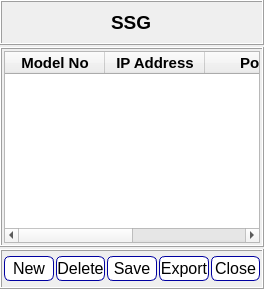
             <widget class="QWidget" name="SW_SSG">
              <layout class="QVBoxLayout" name="verticalLayout_12">
               <property name="spacing">
                <number>2</number>
               </property>
               <property name="leftMargin">
                <number>0</number>
               </property>
               <property name="topMargin">
                <number>0</number>
               </property>
               <property name="rightMargin">
                <number>0</number>
               </property>
               <property name="bottomMargin">
                <number>0</number>
               </property>
               <item>
                <widget class="QFrame" name="frame_11">
                 <property name="minimumSize">
                  <size>
                   <width>0</width>
                   <height>40</height>
                  </size>
                 </property>
                 <property name="frameShape">
                  <enum>QFrame::Box</enum>
                 </property>
                 <property name="frameShadow">
                  <enum>QFrame::Raised</enum>
                 </property>
                 <layout class="QVBoxLayout" name="verticalLayout_11">
                  <item alignment="Qt::AlignHCenter">
                   <widget class="QLabel" name="label_3">
                    <property name="font">
                     <font>
                      <family>Arial</family>
                      <pointsize>14</pointsize>
                      <weight>75</weight>
                      <bold>true</bold>
                     </font>
                    </property>
                    <property name="text">
                     <string>SSG</string>
                    </property>
                   </widget>
                  </item>
                 </layout>
                </widget>
               </item>
               <item>
                <widget class="QFrame" name="frame_10">
                 <property name="sizePolicy">
                  <sizepolicy hsizetype="Preferred" vsizetype="Expanding">
                   <horstretch>0</horstretch>
                   <verstretch>0</verstretch>
                  </sizepolicy>
                 </property>
                 <property name="frameShape">
                  <enum>QFrame::Box</enum>
                 </property>
                 <property name="frameShadow">
                  <enum>QFrame::Raised</enum>
                 </property>
                 <layout class="QVBoxLayout" name="verticalLayout_10">
                  <property name="leftMargin">
                   <number>2</number>
                  </property>
                  <property name="topMargin">
                   <number>2</number>
                  </property>
                  <property name="rightMargin">
                   <number>2</number>
                  </property>
                  <property name="bottomMargin">
                   <number>2</number>
                  </property>
                  <item>
                   <widget class="QTableWidget" name="tableWidget_3">
                    <column>
                     <property name="text">
                      <string>Model No</string>
                     </property>
                     <property name="font">
                      <font>
                       <family>Arial</family>
                       <pointsize>11</pointsize>
                       <weight>75</weight>
                       <bold>true</bold>
                      </font>
                     </property>
                    </column>
                    <column>
                     <property name="text">
                      <string>IP Address</string>
                     </property>
                     <property name="font">
                      <font>
                       <family>Arial</family>
                       <pointsize>11</pointsize>
                       <weight>75</weight>
                       <bold>true</bold>
                      </font>
                     </property>
                    </column>
                    <column>
                     <property name="text">
                      <string>Port</string>
                     </property>
                     <property name="font">
                      <font>
                       <family>Arial</family>
                       <pointsize>11</pointsize>
                       <weight>75</weight>
                       <bold>true</bold>
                      </font>
                     </property>
                    </column>
                    <column>
                     <property name="text">
                      <string>Drive</string>
                     </property>
                     <property name="font">
                      <font>
                       <family>Arial</family>
                       <pointsize>11</pointsize>
                       <weight>75</weight>
                       <bold>true</bold>
                      </font>
                     </property>
                    </column>
                   </widget>
                  </item>
                 </layout>
                </widget>
               </item>
               <item>
                <widget class="QFrame" name="frame_12">
                 <property name="sizePolicy">
                  <sizepolicy hsizetype="Preferred" vsizetype="Preferred">
                   <horstretch>0</horstretch>
                   <verstretch>0</verstretch>
                  </sizepolicy>
                 </property>
                 <property name="minimumSize">
                  <size>
                   <width>0</width>
                   <height>40</height>
                  </size>
                 </property>
                 <property name="frameShape">
                  <enum>QFrame::Box</enum>
                 </property>
                 <property name="frameShadow">
                  <enum>QFrame::Raised</enum>
                 </property>
                 <layout class="QHBoxLayout" name="horizontalLayout_4">
                  <property name="spacing">
                   <number>2</number>
                  </property>
                  <property name="leftMargin">
                   <number>2</number>
                  </property>
                  <property name="topMargin">
                   <number>2</number>
                  </property>
                  <property name="rightMargin">
                   <number>2</number>
                  </property>
                  <property name="bottomMargin">
                   <number>2</number>
                  </property>
                  <item>
                   <widget class="QPushButton" name="PB_New_2">
                    <property name="minimumSize">
                     <size>
                      <width>0</width>
                      <height>25</height>
                     </size>
                    </property>
                    <property name="font">
                     <font>
                      <family>Arial</family>
                      <pointsize>12</pointsize>
                     </font>
                    </property>
                    <property name="styleSheet">
                     <string notr="true">QPushButton
					{
                       border: 1px solid rgb(0,0,160);	
					 border-radius : 6px;
	background-color: rgb(255, 255, 255);
						
					}
 					 QPushButton:hover{
			
                 	background-color:  rgb(246, 255, 187);
	                                  
}

QPushButton:pressed{
  background-color :rgb(246, 255, 187);
}
</string>
                    </property>
                    <property name="text">
                     <string>New</string>
                    </property>
                   </widget>
                  </item>
                  <item>
                   <widget class="QPushButton" name="PB_Delete_2">
                    <property name="minimumSize">
                     <size>
                      <width>0</width>
                      <height>25</height>
                     </size>
                    </property>
                    <property name="font">
                     <font>
                      <family>Arial</family>
                      <pointsize>12</pointsize>
                     </font>
                    </property>
                    <property name="styleSheet">
                     <string notr="true">QPushButton
					{
                       border: 1px solid rgb(0,0,160);	
					 border-radius : 6px;
	background-color: rgb(255, 255, 255);
						
					}
 					 QPushButton:hover{
			
                 	background-color:  rgb(246, 255, 187);
	                                  
}

QPushButton:pressed{
  background-color :rgb(246, 255, 187);
}
</string>
                    </property>
                    <property name="text">
                     <string>Delete</string>
                    </property>
                   </widget>
                  </item>
                  <item>
                   <widget class="QPushButton" name="PB_Save_3">
                    <property name="minimumSize">
                     <size>
                      <width>0</width>
                      <height>25</height>
                     </size>
                    </property>
                    <property name="font">
                     <font>
                      <family>Arial</family>
                      <pointsize>12</pointsize>
                     </font>
                    </property>
                    <property name="styleSheet">
                     <string notr="true">QPushButton
					{
                       border: 1px solid rgb(0,0,160);	
					 border-radius : 6px;
	background-color: rgb(255, 255, 255);
						
					}
 					 QPushButton:hover{
			
                 	background-color:  rgb(246, 255, 187);
	                                  
}

QPushButton:pressed{
  background-color :rgb(246, 255, 187);
}
</string>
                    </property>
                    <property name="text">
                     <string>Save</string>
                    </property>
                   </widget>
                  </item>
                  <item>
                   <widget class="QPushButton" name="PB_Export_2">
                    <property name="minimumSize">
                     <size>
                      <width>0</width>
                      <height>25</height>
                     </size>
                    </property>
                    <property name="font">
                     <font>
                      <family>Arial</family>
                      <pointsize>12</pointsize>
                     </font>
                    </property>
                    <property name="styleSheet">
                     <string notr="true">QPushButton
					{
                       border: 1px solid rgb(0,0,160);	
					 border-radius : 6px;
	background-color: rgb(255, 255, 255);
						
					}
 					 QPushButton:hover{
			
                 	background-color:  rgb(246, 255, 187);
	                                  
}

QPushButton:pressed{
  background-color :rgb(246, 255, 187);
}
</string>
                    </property>
                    <property name="text">
                     <string>Export</string>
                    </property>
                   </widget>
                  </item>
                  <item>
                   <widget class="QPushButton" name="PB_Close_2">
                    <property name="minimumSize">
                     <size>
                      <width>0</width>
                      <height>25</height>
                     </size>
                    </property>
                    <property name="font">
                     <font>
                      <family>Arial</family>
                      <pointsize>12</pointsize>
                     </font>
                    </property>
                    <property name="styleSheet">
                     <string notr="true">QPushButton
					{
                       border: 1px solid rgb(0,0,160);	
					 border-radius : 6px;
	background-color: rgb(255, 255, 255);
						
					}
 					 QPushButton:hover{
			
                 	background-color:  rgb(246, 255, 187);
	                                  
}

QPushButton:pressed{
  background-color :rgb(246, 255, 187);
}
</string>
                    </property>
                    <property name="text">
                     <string>Close</string>
                    </property>
                   </widget>
                  </item>
                 </layout>
                </widget>
               </item>
              </layout>
             </widget>
